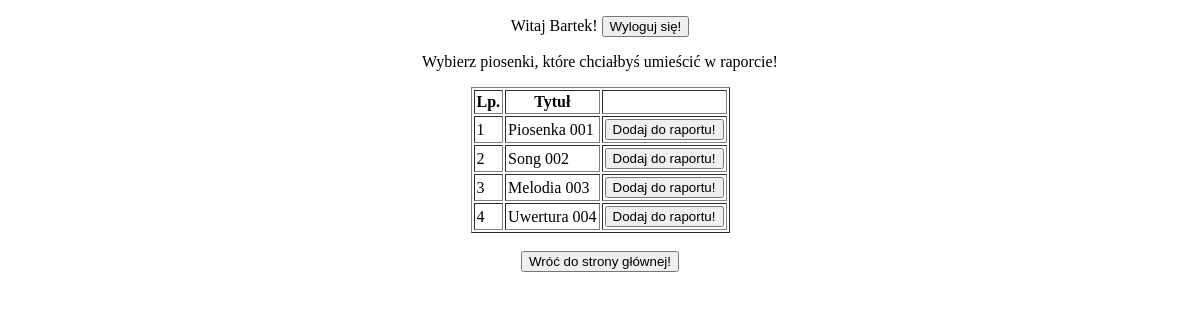
Page /selectMusic.php (signed in) on the committed database.
### tables this page shows
CREATE TABLE `Music`
(
  `music_id` Int NOT NULL AUTO_INCREMENT,
  `file_name` Varchar(256) NOT NULL,
  `title` Varchar(256) NOT NULL,
  `ISRC` Varchar(256) NOT NULL,
  `composer` Varchar(256) NOT NULL,
  `author` Varchar(256) NOT NULL,
  `author_2` Varchar(256) NOT NULL,
  `time` Int NOT NULL,
  PRIMARY KEY (`music_id`)
);

### selectMusic.php (the view, shortened to what this page needs)
<?php
		require_once "connect.php";
?>
<!DOCTYPE HTML>
<html lang="pl">
	<head>
		<link rel="stylesheet" type="text/css" href="style.php"/>
	</head>
	<body>
	<?php
	if(isset($_SESSION['logged'])){
		echo "<p>Witaj ".$_SESSION['username'].'! <a href="wyloguj.php"><button>Wyloguj się!</button></a></p>';
	}
	$polaczenie = @new mysqli($host, $db_user, $db_password, $db_name);
	$sql = "SELECT * FROM music";
	$wynik = $polaczenie->query($sql);
	echo "<p> Wybierz piosenki, które chciałbyś umieścić w raporcie! ".'<br />';
	echo '<table cellpadding=2 border=1 class="center">';
		echo "<tr>";
		echo "<th>Lp.</th>";
		echo "<th>Tytuł</th>";
		echo "<th></th>";
		echo "</tr>";
	while($r = $wynik->fetch_assoc()){
		echo "<tr>";
		echo "<td>".$r['music_id']."</td>";
		echo "<td>".$r['title']."</td>";
		if(isset($_SESSION['logged'])){
			echo "<td>";
			echo '<a href="addToReport.php?musicId='.$r['music_id'].'"><button>Dodaj do raportu! </button></a>';
			echo "</td>";
		}
		echo "</tr>";
	}
	echo "</table>";
	echo "<br />";
	echo '<div class="buttons">';
	echo '<a href="index.php"><button>Wróć do strony głównej!</button></a>';
	echo "</div>";
?>
	</body>
</html>

### rows in the picture
music: music_id "1", title "Piosenka 001"
music: music_id "2", title "Song 002"
music: music_id "3", title "Melodia 003"
music: music_id "4", title "Uwertura 004"

### other values in the picture
$_SESSION['username'] "Bartek"
